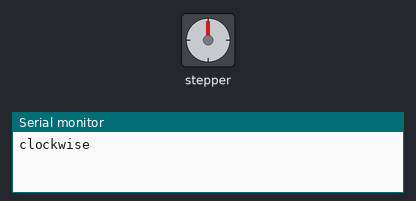
Bench run of a sketch on a simulated Arduino Uno, built with avr-gcc and run on an emulated ATmega328P. Shown: stepper motor, the last lines printed to the serial monitor. Stepper angles assume 2048 steps per turn.

Above: at 30.2 s.
At 39.94 s:
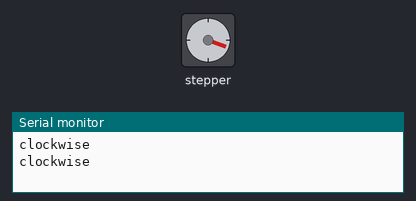
Timing chart, 0 to 40.0 s (numbered marks = the images above):
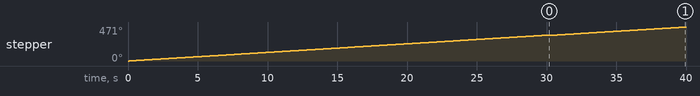

Measured:
- by itself, stepper: turns 360° clockwise in 30.1 s, then 111° clockwise in 9.2 s

The sketch:

stepper_oneRevolution.ino
```cpp
/*
  Example sketch to control a 28BYJ-48 stepper motor
  with ULN2003 driver board and Arduino UNO.
  More info: https://www.makerguides.com
*/

// Include the Arduino Stepper.h library:
#include "Stepper.h"

// Define number of steps per rotation:
const int stepsPerRevolution = 2048;

// Wiring:
// Pin 8 to IN1 on the ULN2003 driver
// Pin 9 to IN2 on the ULN2003 driver
// Pin 10 to IN3 on the ULN2003 driver
// Pin 11 to IN4 on the ULN2003 driver

// Create stepper object called 'myStepper', note the pin order:
Stepper myStepper = Stepper(stepsPerRevolution, 8, 10, 9, 11);

void setup() {
  // Set the speed to 5 rpm:
  myStepper.setSpeed(2);

  // Begin Serial communication at a baud rate of 9600:
  Serial.begin(115200);
}

void loop() {
  // Step one revolution in one direction:
 Serial.println("clockwise");
  myStepper.step(stepsPerRevolution);
  delay(500);

  // Step one revolution in the other direction:
  /*Serial.println("counterclockwise");
  myStepper.step(-stepsPerRevolution);
  delay(500);*/
}
```
